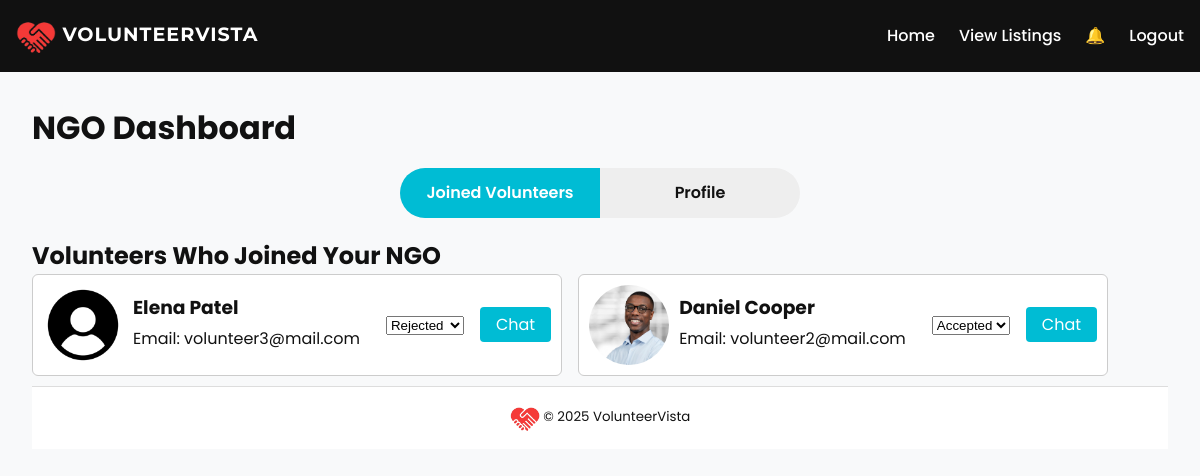
The page /ngo/dashboard (signed in) on the database its author committed.
### app.py (models this page shows)
class JoinRequest(db.Model):
    __tablename__ = 'join_requests'
    id = db.Column(db.Integer, primary_key=True, autoincrement=True)
    ngo_email = db.Column(db.String(120), db.ForeignKey('ngos.email'), nullable=False)
    volunteer_email = db.Column(db.String(120), db.ForeignKey('volunteers.email'), nullable=False)
    status = db.Column(db.String(50), nullable=False)

class Volunteer(db.Model):
    __tablename__ = 'volunteers'
    email = db.Column(db.String(120), primary_key=True)
    password = db.Column(db.String(120), nullable=False)
    first_name = db.Column(db.String(120), nullable=False)
    last_name = db.Column(db.String(120), nullable=False)
    username = db.Column(db.String(120), nullable=True)
    phone = db.Column(db.String(50), nullable=True)
    state = db.Column(db.String(50), nullable=True)
    city = db.Column(db.String(50), nullable=True)
    address = db.Column(db.String(200), nullable=True)
    age = db.Column(db.Integer, nullable=True)
    volunteer_experience = db.Column(db.Text, nullable=True)
    work_experience = db.Column(db.Text, nullable=True)
    education = db.Column(db.Text, nullable=True)
    skills = db.Column(db.Text, nullable=True)
    areas_of_interest = db.Column(db.Text, nullable=True)
    certifications = db.Column(db.Text, nullable=True)
    availability = db.Column(db.String(50), nullable=True)
    duration = db.Column(db.String(50), nullable=True)
    start_date = db.Column(db.String(50), nullable=True)
    profile_pic = db.Column(db.String(200), nullable=False, default='images/image_spare.png')
    status = db.Column(db.String(20), default='pending')

### app.py (the view)
@app.route('/ngo/dashboard')
def ngo_dashboard():
    if session.get('user_type') != 'ngo':
        return redirect(url_for('ngo_login'))
    ngo_email = session.get('user')
    applications = JoinRequest.query.filter_by(ngo_email=ngo_email).all()
    joined_volunteers = []
    for req in applications:
        if req.status == 'accepted':
            vol = Volunteer.query.filter_by(email=req.volunteer_email).first()
            if vol:
                joined_volunteers.append(vol)
    ngo = NGO.query.filter_by(email=ngo_email).first()
    notifications = Notification.query.filter_by(user_email=ngo.email, read=False).all()
    return render_template('ngo_dashboard.html', ngo=ngo,
                           applications=applications,
                           joined_volunteers=joined_volunteers,
                           notifications=notifications)

### app.py (called while the page is built)
@app.context_processor
def inject_models():
    return dict(Volunteer=Volunteer)

### templates/ngo_dashboard.html (shortened to what this page needs)
<!DOCTYPE html>
<html lang="en">
<head>
  <link rel="stylesheet" href="{{ url_for('static', filename='css/styles.css') }}">
</head>
<body>
  <nav class="navbar">
    <div class="nav-container">
      <a href="{{ url_for('home') }}" class="nav-brand">
        <img src="{{ url_for('static', filename='images/logo.png') }}" alt="VolunteerVista Logo" width="40" height="40" style="vertical-align: middle;">
        VolunteerVista
      </a>
      <ul class="nav-links">
        <li><a href="{{ url_for('home') }}">Home</a></li>
        <li><a href="{{ url_for('listings') }}">View Listings</a></li>
        <li class="notification">
          <a href="javascript:void(0)" onclick="toggleNotifications()">
            &#128276;
          </a>
        </li>
        <li><a href="{{ url_for('ngo_logout') }}">Logout</a></li>
      </ul>
    </div>
  </nav>
  <div class="container" style="padding: 2rem;">
    <h1>NGO Dashboard</h1>
    <div class="toggle-bar">
      <label for="toggle-connections">Joined Volunteers</label>
      <label for="toggle-profile">Profile</label>
    </div>
<div id="connections" class="dashboard-content">
  <h2>Volunteers Who Joined Your NGO</h2>
  {% if applications %}
    <div class="volunteer-list">
      {% for req in applications %}
        {% set volunteer = Volunteer.query.filter_by(email=req.volunteer_email).first() %}
        {% if volunteer %}
          <div class="volunteer-card" style="border: 1px solid #ccc; padding: 10px; margin-bottom: 10px; display: flex; align-items: center;">
            <div onclick="openModal('{{ req.id }}')" style="flex-grow: 1; cursor: pointer; display: flex; align-items: center;">
              <img src="{{ url_for('static', filename=volunteer.profile_pic or 'images/image_spare.png') }}"
                   alt="Volunteer Profile Pic"
                   style="width: 80px; height: 80px; object-fit: cover; border-radius: 50%; margin-right: 10px;">
              <div class="volunteer-info">
                <h3 style="margin: 0;">{{ volunteer.first_name }} {{ volunteer.last_name }}</h3>
                <p style="margin: 5px 0;">Email: {{ volunteer.email }}</p>
              </div>
            </div>
            <div class="volunteer-status" style="margin-left: 10px;">
              <form action="{{ url_for('update_volunteer_status', join_request_id=req.id) }}" method="post">
                <select name="status" onchange="event.stopPropagation(); this.form.submit();">
                  <option value="accepted" {% if req.status == 'accepted' %}selected{% endif %}>Accepted</option>
                  <option value="rejected" {% if req.status == 'rejected' %}selected{% endif %}>Rejected</option>
                </select>
              </form>
            </div>
            <button onclick="window.location.href='{{ url_for('chat', partner_email=volunteer.email) }}'">Chat</button>
          </div>
        {% endif %}
      {% endfor %}
    </div>
  {% else %}
    <p>No volunteers have joined your NGO yet.</p>
  {% endif %}
</div>
  <footer class="footer">
    <small>
      <img src="{{ url_for('static', filename='images/logo.png') }}" alt="VolunteerVista Logo" width="30" height="30" style="vertical-align: middle;">
      © 2025 VolunteerVista
    </small>
  </footer>
</body>
</html>

### static/css/styles.css (style rules this page uses)
:root { --primary-color: #00bcd4; --secondary-color: #ff5252; --dark-color: #111111; --light-color: #f8f9fa; --heading-font: 'Montserrat', sans-serif; --body-font: 'Poppins', sans-serif; }
* { margin: 0; padding: 0; box-sizing: border-box; }
body { font-family: var(--body-font); background-color: var(--light-color); color: var(--dark-color); line-height: 1.5; }
.container { max-width: 1200px; margin: 0 auto; padding: 1rem; }
button { background-color: var(--primary-color); color: #fff; padding: 0.3rem 1.0rem; border: none; border-radius: 4px; cursor: pointer; font-family: var(--body-font); font-size: medium; transition: background-color 0.3s ease; }
.navbar { background-color: var(--dark-color); padding: 1rem; }
.nav-container { display: flex; justify-content: space-between; align-items: center; max-width: 1200px; margin: 0 auto; }
.nav-brand { color: #fff; font-size: 1.2rem; font-weight: bold; text-decoration: none; text-transform: uppercase; letter-spacing: 1px; font-family: var(--heading-font); }
.nav-links { list-style: none; display: flex; gap: 1.5rem; }
.nav-links a { color: #fff; text-decoration: none; font-weight: 500; transition: color 0.3s ease; }
.footer { background-color: #fff; color: var(--dark-color); text-align: center; padding: 1rem 0; border-top: 1px solid #ddd; }
.dashboard-content { margin-top: 1rem; }
.volunteer-list { display: flex; flex-wrap: wrap; gap: 1rem; }
.volunteer-info { display: flex; flex-direction: column; }
.volunteer-card { display: flex; align-items: center; gap: 1rem; background-color: #fff; border: 1px solid #ddd; border-radius: 6px; padding: 1rem; }
.volunteer-info, .ngo-info { display: flex; flex-direction: column; }
.toggle-bar { display: flex; background-color: #eee; border-radius: 30px; overflow: hidden; max-width: 400px; margin: 1rem auto; }
.toggle-bar label { flex: 1; text-align: center; padding: 0.8rem 1rem; cursor: pointer; font-weight: 600; transition: background-color 0.3s ease; color: var(--dark-color); }
.toggle-bar input[type="radio"]:checked + label { background-color: var(--primary-color); color: #fff; }
.notification { position: relative; }
.notification a { position: relative; display: inline-block; color: #fff; text-decoration: none; }

### templates/ngo_dashboard.html (style rules this page uses)
.dashboard-content { margin-top: 20px; }

### rows shown on the page
JoinRequest: profile_pic (picture), status "Rejected"
Volunteer: first_name "Elena", last_name "Patel", email "volunteer3@mail.com"
JoinRequest: profile_pic (picture), status "Accepted"
Volunteer: first_name "Daniel", last_name "Cooper", email "volunteer2@mail.com"
